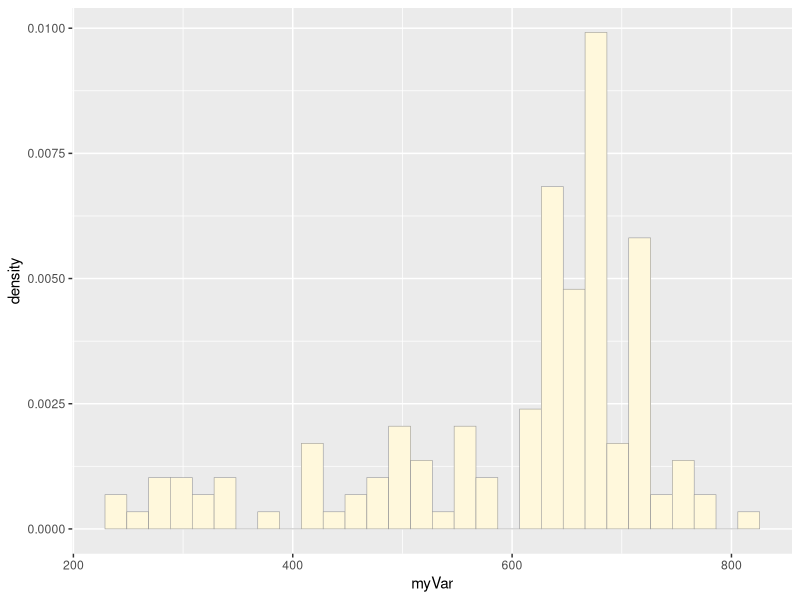
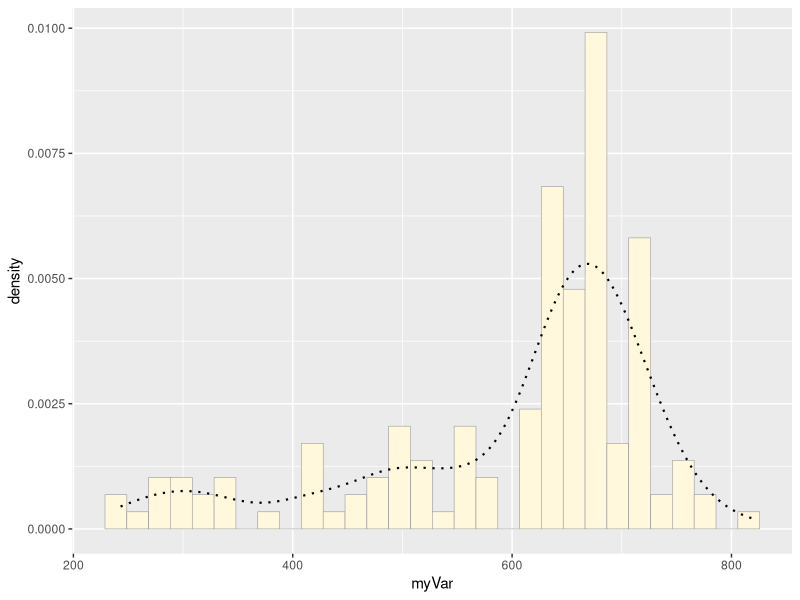
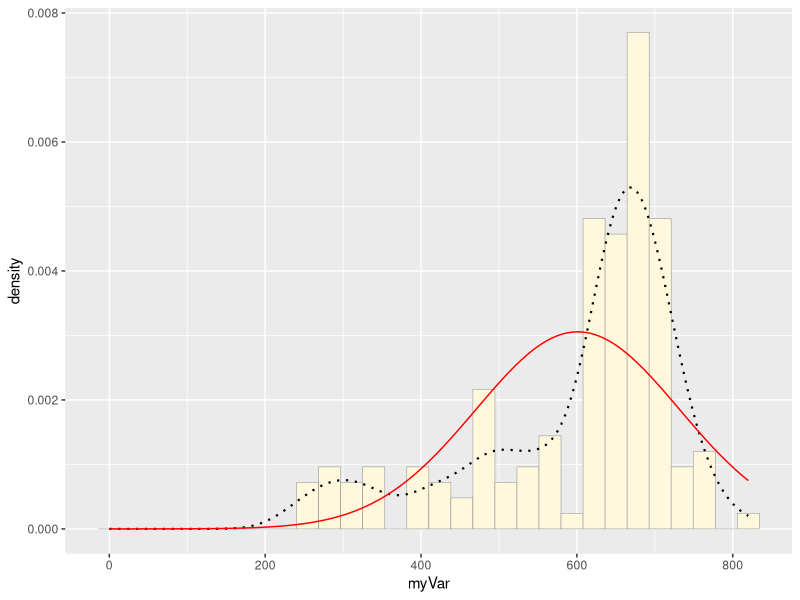
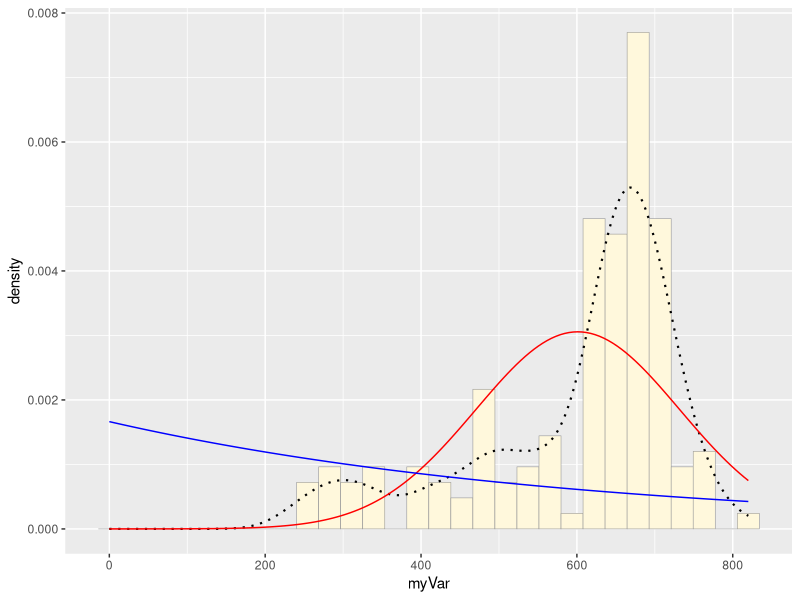
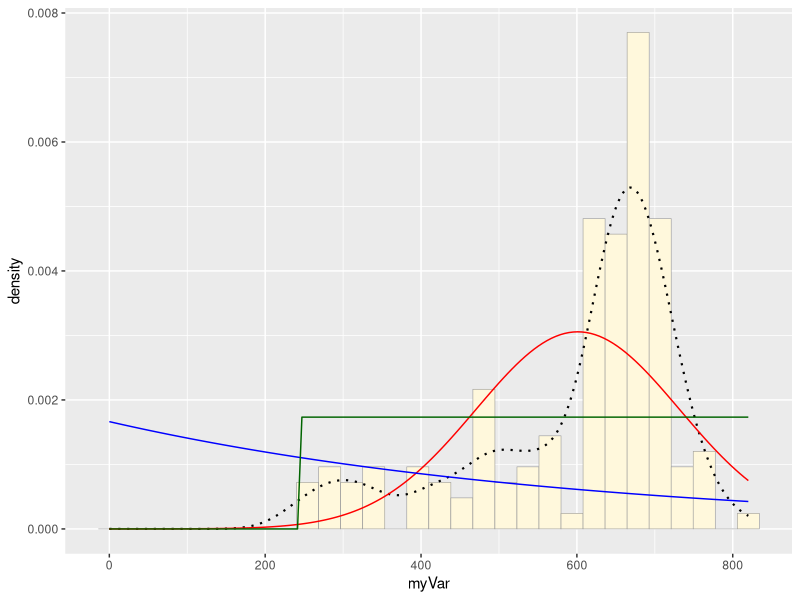
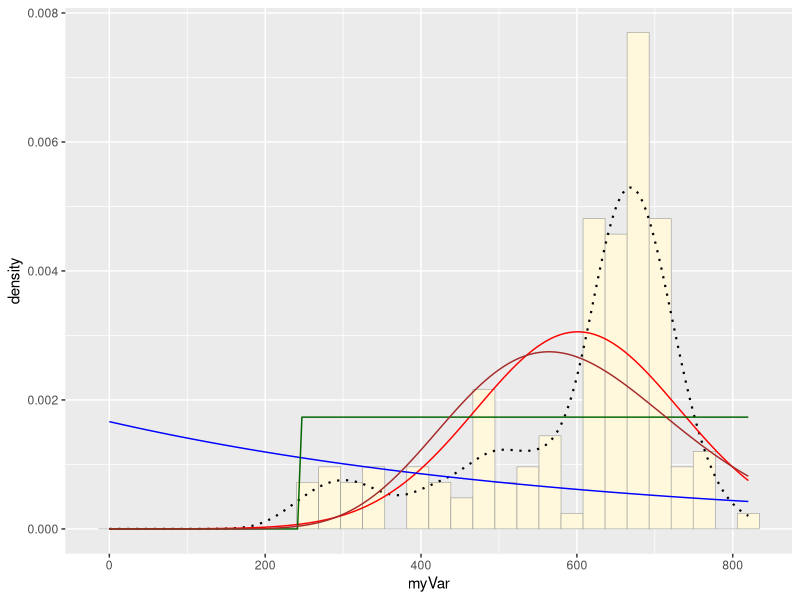
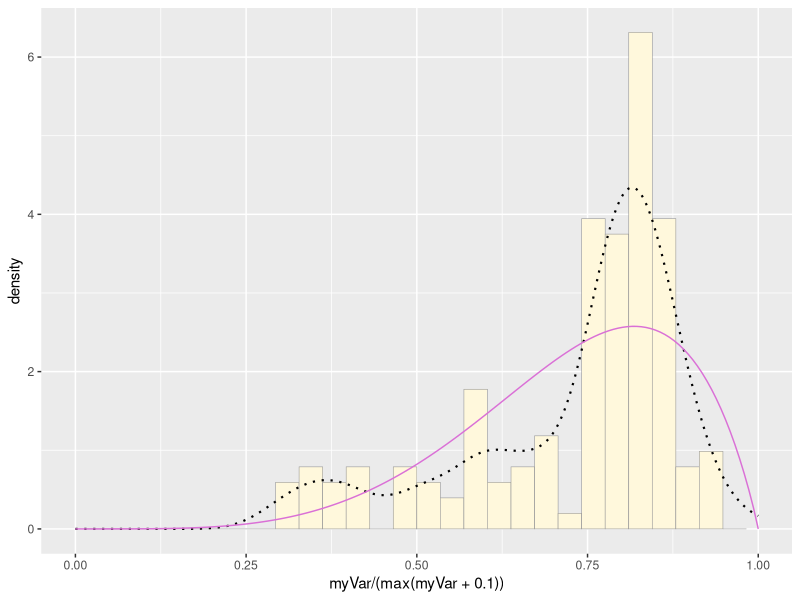
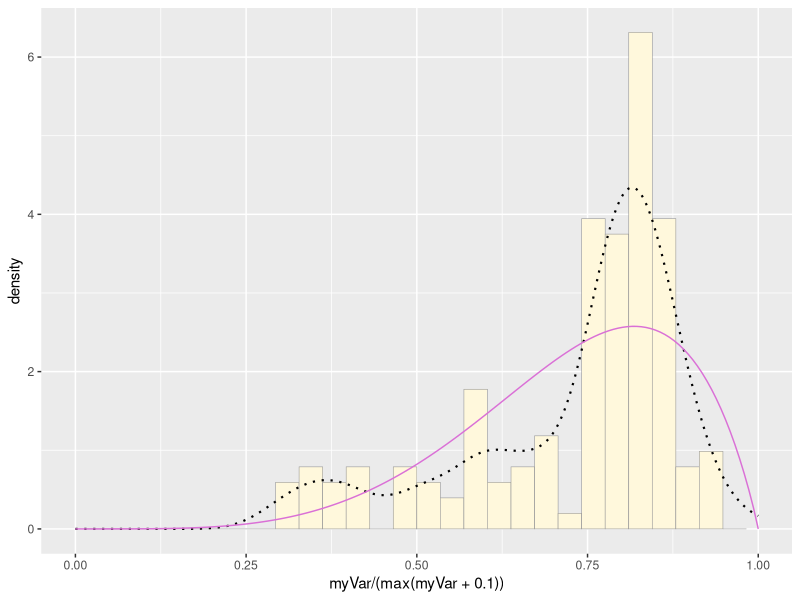

R code for these plots, in order:
## ---- chunk 1
knitr::opts_chunk$set(echo = TRUE)
## ---- chunk 2
# Open libraries
library(ggplot2) # for graphics
library(MASS) # for maximum likelihood estimation
## ---- chunk 3
z <- rnorm(n=3000,mean=0.2)
z <- data.frame(1:3000,z)
names(z) <- list("ID","myVar")
z <- z[z$myVar>0,]
str(z)
summary(z$myVar)
## ---- chunk 4
lt <- read.table("lt_dat.csv", header = T, sep = ",", stringsAsFactors = F)
str(lt)
colnames(lt) <- "myVar"
summary(lt)
## ---- chunk 5
p1 <- ggplot(data=lt, aes(x=myVar, y=..density..)) +
  geom_histogram(color="grey60",fill="cornsilk",size=0.2) 
print(p1)
## ---- chunk 6
p1 <-  p1 +  geom_density(linetype="dotted",size=0.75)
print(p1)
## ---- chunk 7
# Maximum likelihood parameters for normal
normPars <- fitdistr(lt$myVar,"normal")
print(normPars)
str(normPars)
normPars$estimate["mean"] # note structure of getting a named attribute

meanML <- normPars$estimate["mean"]
sdML <- normPars$estimate["sd"]

xval <- seq(0,max(lt$myVar),len=length(lt$myVar))

stat <- stat_function(aes(x = xval, y = ..y..),
                      fun = dnorm, 
                      color="red",
                      n = length(lt$myVar), 
                      args = list(mean = meanML, sd = sdML))
p1 + stat
## ---- chunk 8
expoPars <- fitdistr(lt$myVar,"exponential")
rateML <- expoPars$estimate["rate"]

stat2 <- stat_function(aes(x = xval, y = ..y..),
                       fun = dexp, 
                       colour="blue",
                       n = length(lt$myVar), 
                       args = list(rate=rateML))
p1 + stat + stat2
## ---- chunk 9
stat3 <- stat_function(aes(x = xval, y = ..y..), 
                       fun = dunif, colour="darkgreen", 
                       n = length(lt$myVar), 
                       args = list(min=min(lt$myVar), max=max(lt$myVar)))

p1 + stat + stat2 + stat3
## ---- chunk 10
gammaPars <- fitdistr(lt$myVar,"gamma")
shapeML <- gammaPars$estimate["shape"]
rateML <- gammaPars$estimate["rate"]

stat4 <- stat_function(aes(x = xval, y = ..y..),
                       fun = dgamma,
                       color="brown",
                       n = length(lt$myVar),
                       args = list(shape=shapeML, rate=rateML))

p1 + stat + stat2 + stat3 + stat4
## ---- chunk 11
# make in new plot with rescaled raw data between 0 and 1 for comparison to the beta
pSpecial <- ggplot(data=lt, aes(x=myVar/(max(myVar + 0.1)), y=..density..)) +
  geom_histogram(color="grey60",fill="cornsilk",size=0.2) + 
  xlim(c(0,1)) +
  geom_density(size=0.75,linetype="dotted")

# Maximum likelihood parameters for beta distribution
betaPars <- fitdistr(x=lt$myVar/max(lt$myVar + 0.1),start=list(shape1=1,shape2=2),"beta")
shape1ML <- betaPars$estimate["shape1"]; shape1ML
shape2ML <- betaPars$estimate["shape2"]; shape2ML

statSpecial <- stat_function(aes(x = xval, y = ..y..), 
                             fun = dbeta, colour="orchid",
                             n = length(lt$myVar), 
                             args = list(shape1=shape1ML,shape2=shape2ML))
pSpecial + statSpecial
## ---- chunk 12
# max likelihood parameters
shape1ML
shape2ML

shp1 <- betaPars$estimate["shape1"]
shp2 <- betaPars$estimate["shape2"]

xval <- seq(0,max(lt$myVar),len=length(lt$myVar))

stat <- stat_function(aes(x = xval, y = ..y..),
                      fun = dnorm, 
                      color="red",
                      n = length(lt$myVar), 
                      args = list(mean = meanML, sd = sdML))
## ---- chunk 13
new_dat <- data.frame(rbeta(n = 147, shape1 = shp1, shape2 = shp2))
colnames(new_dat) <- "myVar"

pSpecial2 <- ggplot(data=new_dat, aes(x=myVar, y=..density..)) +
  geom_histogram(color="grey60",fill="cornsilk",size=0.2) + 
  xlim(c(0,1)) +
  geom_density(size=0.75,linetype="dotted")

# Maximum likelihood parameters for beta distribution
betaPars_2 <- fitdistr(x=new_dat$myVar/max(new_dat$myVar + 0.1),
                       start=list(shape1=1,shape2=2),"beta")
shape1ML_2 <- betaPars_2$estimate["shape1"]; shape1ML_2
shape2ML_2 <- betaPars_2$estimate["shape2"]; shape2ML_2

statSpecial_2 <- stat_function(aes(x = xval, y = ..y..), 
                             fun = dbeta, color="orchid",
                             n = length(new_dat$myVar), 
                             args = list(shape1=shape1ML_2,shape2=shape2ML_2))

par(mfrow = c(2,1))
pSpecial + statSpecial
pSpecial2 + statSpecial_2
